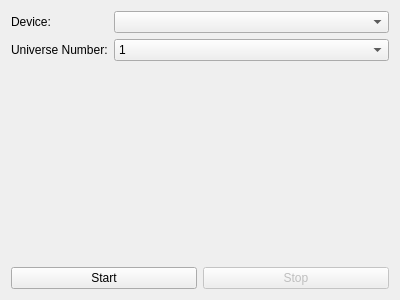
<?xml version="1.0" encoding="UTF-8"?>
<ui version="4.0">
 <class>SettingsEnttecPro</class>
 <widget class="QWidget" name="SettingsEnttecPro">
  <property name="geometry">
   <rect>
    <x>0</x>
    <y>0</y>
    <width>400</width>
    <height>300</height>
   </rect>
  </property>
  <property name="windowTitle">
   <string>Form</string>
  </property>
  <layout class="QVBoxLayout" name="verticalLayout">
   <item>
    <layout class="QFormLayout" name="settingsLayout">
     <item row="0" column="0">
      <widget class="QLabel" name="deviceLabel">
       <property name="text">
        <string>Device:</string>
       </property>
      </widget>
     </item>
     <item row="0" column="1">
      <widget class="QComboBox" name="deviceCombo"/>
     </item>
     <item row="1" column="0">
      <widget class="QLabel" name="universeLabel">
       <property name="text">
        <string>Universe Number:</string>
       </property>
      </widget>
     </item>
     <item row="1" column="1">
      <widget class="QComboBox" name="universeCombo">
       <item>
        <property name="text">
         <string>1</string>
        </property>
       </item>
       <item>
        <property name="text">
         <string>2</string>
        </property>
       </item>
      </widget>
     </item>
    </layout>
   </item>
   <item>
    <layout class="QHBoxLayout" name="horizontalLayout">
     <item>
      <widget class="QPushButton" name="startButton">
       <property name="text">
        <string>Start</string>
       </property>
      </widget>
     </item>
     <item>
      <widget class="QPushButton" name="stopButton">
       <property name="enabled">
        <bool>false</bool>
       </property>
       <property name="text">
        <string>Stop</string>
       </property>
      </widget>
     </item>
    </layout>
   </item>
  </layout>
 </widget>
 <resources/>
 <connections/>
</ui>
